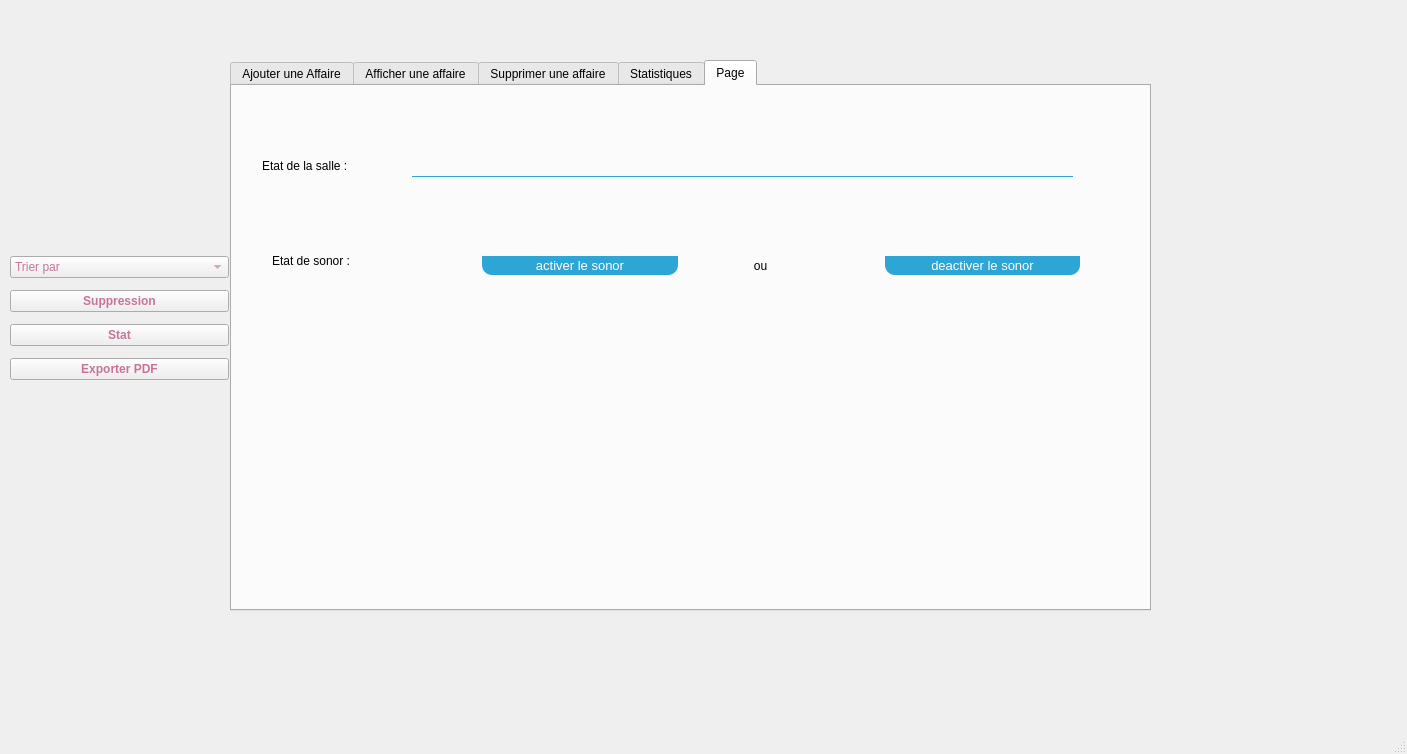
<?xml version="1.0" encoding="UTF-8"?>
<ui version="4.0">
 <class>gestion_affaire</class>
 <widget class="QMainWindow" name="gestion_affaire">
  <property name="geometry">
   <rect>
    <x>0</x>
    <y>0</y>
    <width>1407</width>
    <height>754</height>
   </rect>
  </property>
  <property name="windowTitle">
   <string>MainWindow</string>
  </property>
  <widget class="QWidget" name="centralwidget">
   <widget class="QLabel" name="label_7">
    <property name="geometry">
     <rect>
      <x>1240</x>
      <y>600</y>
      <width>141</width>
      <height>91</height>
     </rect>
    </property>
    <property name="text">
     <string/>
    </property>
    <property name="pixmap">
     <pixmap>../../Downloads/310172075_629603871988427_1737998183913412667_n.png</pixmap>
    </property>
    <property name="scaledContents">
     <bool>true</bool>
    </property>
   </widget>
   <widget class="QTabWidget" name="tabWidget_2">
    <property name="geometry">
     <rect>
      <x>230</x>
      <y>60</y>
      <width>921</width>
      <height>551</height>
     </rect>
    </property>
    <property name="currentIndex">
     <number>4</number>
    </property>
    <widget class="QWidget" name="tab_6">
     <attribute name="title">
      <string>Ajouter une Affaire</string>
     </attribute>
     <widget class="QTextBrowser" name="textBrowser">
      <property name="geometry">
       <rect>
        <x>20</x>
        <y>10</y>
        <width>831</width>
        <height>541</height>
       </rect>
      </property>
      <property name="font">
       <font>
        <underline>true</underline>
       </font>
      </property>
      <property name="html">
       <string>&lt;!DOCTYPE HTML PUBLIC &quot;-//W3C//DTD HTML 4.0//EN&quot; &quot;http://www.w3.org/TR/REC-html40/strict.dtd&quot;&gt;
&lt;html&gt;&lt;head&gt;&lt;meta name=&quot;qrichtext&quot; content=&quot;1&quot; /&gt;&lt;style type=&quot;text/css&quot;&gt;
p, li { white-space: pre-wrap; }
&lt;/style&gt;&lt;/head&gt;&lt;body style=&quot; font-family:'MS Shell Dlg 2'; font-size:7.8pt; font-weight:400; font-style:normal;&quot;&gt;
&lt;p align=&quot;center&quot; style=&quot; margin-top:0px; margin-bottom:0px; margin-left:0px; margin-right:0px; -qt-block-indent:0; text-indent:0px;&quot;&gt;&lt;span style=&quot; font-family:'MS Shell Dlg 2'; font-size:14pt; font-weight:600;&quot;&gt;Ajout d'une affaire juridique&lt;/span&gt;&lt;/p&gt;&lt;/body&gt;&lt;/html&gt;</string>
      </property>
     </widget>
     <widget class="QLabel" name="label_3">
      <property name="geometry">
       <rect>
        <x>430</x>
        <y>140</y>
        <width>21</width>
        <height>31</height>
       </rect>
      </property>
      <property name="text">
       <string>ID: </string>
      </property>
     </widget>
     <widget class="QLabel" name="label_4">
      <property name="geometry">
       <rect>
        <x>450</x>
        <y>146</y>
        <width>31</width>
        <height>20</height>
       </rect>
      </property>
      <property name="text">
       <string/>
      </property>
     </widget>
     <widget class="QWidget" name="layoutWidget">
      <property name="geometry">
       <rect>
        <x>130</x>
        <y>140</y>
        <width>281</width>
        <height>271</height>
       </rect>
      </property>
      <layout class="QVBoxLayout" name="verticalLayout_3">
       <item>
        <layout class="QVBoxLayout" name="verticalLayout_2">
         <item>
          <layout class="QHBoxLayout" name="horizontalLayout">
           <item>
            <widget class="QLabel" name="label">
             <property name="text">
              <string>numéro affaire juridique</string>
             </property>
            </widget>
           </item>
           <item>
            <widget class="QLineEdit" name="num_aff"/>
           </item>
          </layout>
         </item>
         <item>
          <layout class="QHBoxLayout" name="horizontalLayout_2">
           <item>
            <widget class="QLabel" name="label_2">
             <property name="text">
              <string>ID personnel</string>
             </property>
            </widget>
           </item>
           <item>
            <widget class="QComboBox" name="comboBox_2"/>
           </item>
          </layout>
         </item>
         <item>
          <layout class="QHBoxLayout" name="horizontalLayout_3">
           <item>
            <widget class="QLabel" name="label_10">
             <property name="text">
              <string>ID prisonnier</string>
             </property>
            </widget>
           </item>
           <item>
            <widget class="QComboBox" name="comboBox_3"/>
           </item>
          </layout>
         </item>
        </layout>
       </item>
       <item>
        <layout class="QHBoxLayout" name="horizontalLayout_4">
         <item>
          <widget class="QLabel" name="label_5">
           <property name="text">
            <string>type d'affaire</string>
           </property>
          </widget>
         </item>
         <item>
          <widget class="QLineEdit" name="type_aff"/>
         </item>
        </layout>
       </item>
       <item>
        <layout class="QHBoxLayout" name="horizontalLayout_5">
         <item>
          <widget class="QLabel" name="label_6">
           <property name="text">
            <string>date de l'affaire</string>
           </property>
          </widget>
         </item>
         <item>
          <widget class="QLineEdit" name="dates"/>
         </item>
        </layout>
       </item>
      </layout>
     </widget>
     <widget class="QWidget" name="layoutWidget">
      <property name="geometry">
       <rect>
        <x>500</x>
        <y>270</y>
        <width>293</width>
        <height>30</height>
       </rect>
      </property>
      <layout class="QHBoxLayout" name="horizontalLayout_6">
       <item>
        <widget class="QPushButton" name="ajouter">
         <property name="font">
          <font>
           <weight>75</weight>
           <bold>true</bold>
          </font>
         </property>
         <property name="styleSheet">
          <string notr="true">color: rgb(0, 0, 0);
background-color: rgb(0, 198, 0);</string>
         </property>
         <property name="text">
          <string>ajouter</string>
         </property>
        </widget>
       </item>
       <item>
        <widget class="QPushButton" name="modifier">
         <property name="font">
          <font>
           <weight>75</weight>
           <bold>true</bold>
          </font>
         </property>
         <property name="styleSheet">
          <string notr="true">color: rgb(0, 0, 0);
background-color: rgb(0, 198, 0);</string>
         </property>
         <property name="text">
          <string>modifier</string>
         </property>
        </widget>
       </item>
       <item>
        <widget class="QPushButton" name="suprimer">
         <property name="font">
          <font>
           <weight>75</weight>
           <bold>true</bold>
          </font>
         </property>
         <property name="styleSheet">
          <string notr="true">color: rgb(0, 0, 0);
background-color: rgb(218, 0, 0);</string>
         </property>
         <property name="text">
          <string>supprimer</string>
         </property>
        </widget>
       </item>
      </layout>
     </widget>
    </widget>
    <widget class="QWidget" name="tab_7">
     <attribute name="title">
      <string>Afficher une affaire</string>
     </attribute>
     <widget class="QTextBrowser" name="textBrowser_2">
      <property name="geometry">
       <rect>
        <x>20</x>
        <y>10</y>
        <width>831</width>
        <height>541</height>
       </rect>
      </property>
      <property name="font">
       <font>
        <underline>true</underline>
       </font>
      </property>
      <property name="html">
       <string>&lt;!DOCTYPE HTML PUBLIC &quot;-//W3C//DTD HTML 4.0//EN&quot; &quot;http://www.w3.org/TR/REC-html40/strict.dtd&quot;&gt;
&lt;html&gt;&lt;head&gt;&lt;meta name=&quot;qrichtext&quot; content=&quot;1&quot; /&gt;&lt;style type=&quot;text/css&quot;&gt;
p, li { white-space: pre-wrap; }
&lt;/style&gt;&lt;/head&gt;&lt;body style=&quot; font-family:'MS Shell Dlg 2'; font-size:7.8pt; font-weight:400; font-style:normal;&quot;&gt;
&lt;p align=&quot;center&quot; style=&quot; margin-top:0px; margin-bottom:0px; margin-left:0px; margin-right:0px; -qt-block-indent:0; text-indent:0px;&quot;&gt;&lt;span style=&quot; font-family:'MS Shell Dlg 2'; font-size:14pt; font-weight:600;&quot;&gt;Afficher d'une affaire juridique&lt;/span&gt;&lt;/p&gt;&lt;/body&gt;&lt;/html&gt;</string>
      </property>
     </widget>
     <widget class="QTableView" name="tableView">
      <property name="geometry">
       <rect>
        <x>130</x>
        <y>120</y>
        <width>651</width>
        <height>381</height>
       </rect>
      </property>
     </widget>
     <widget class="QLineEdit" name="lineEdit">
      <property name="geometry">
       <rect>
        <x>720</x>
        <y>60</y>
        <width>113</width>
        <height>20</height>
       </rect>
      </property>
      <property name="text">
       <string/>
      </property>
      <property name="placeholderText">
       <string>chercher ici aussi :</string>
      </property>
     </widget>
     <widget class="QLineEdit" name="lineEdit_2">
      <property name="geometry">
       <rect>
        <x>30</x>
        <y>60</y>
        <width>121</width>
        <height>20</height>
       </rect>
      </property>
      <property name="text">
       <string/>
      </property>
      <property name="placeholderText">
       <string>chercher Affaire :</string>
      </property>
     </widget>
     <widget class="QPushButton" name="pushButton_4">
      <property name="geometry">
       <rect>
        <x>160</x>
        <y>60</y>
        <width>81</width>
        <height>23</height>
       </rect>
      </property>
      <property name="font">
       <font>
        <weight>75</weight>
        <bold>true</bold>
       </font>
      </property>
      <property name="styleSheet">
       <string notr="true">color: rgb(200, 115, 154);</string>
      </property>
      <property name="text">
       <string>Rechecher</string>
      </property>
     </widget>
     <widget class="QPushButton" name="pushButton_5">
      <property name="geometry">
       <rect>
        <x>250</x>
        <y>60</y>
        <width>81</width>
        <height>23</height>
       </rect>
      </property>
      <property name="font">
       <font>
        <weight>75</weight>
        <bold>true</bold>
       </font>
      </property>
      <property name="styleSheet">
       <string notr="true">color: rgb(200, 115, 154);</string>
      </property>
      <property name="text">
       <string>EXCEL</string>
      </property>
     </widget>
    </widget>
    <widget class="QWidget" name="tab_8">
     <attribute name="title">
      <string>Supprimer une affaire</string>
     </attribute>
     <widget class="QTextBrowser" name="textBrowser_3">
      <property name="geometry">
       <rect>
        <x>20</x>
        <y>10</y>
        <width>831</width>
        <height>541</height>
       </rect>
      </property>
      <property name="font">
       <font>
        <underline>true</underline>
       </font>
      </property>
      <property name="html">
       <string>&lt;!DOCTYPE HTML PUBLIC &quot;-//W3C//DTD HTML 4.0//EN&quot; &quot;http://www.w3.org/TR/REC-html40/strict.dtd&quot;&gt;
&lt;html&gt;&lt;head&gt;&lt;meta name=&quot;qrichtext&quot; content=&quot;1&quot; /&gt;&lt;style type=&quot;text/css&quot;&gt;
p, li { white-space: pre-wrap; }
&lt;/style&gt;&lt;/head&gt;&lt;body style=&quot; font-family:'MS Shell Dlg 2'; font-size:7.8pt; font-weight:400; font-style:normal;&quot;&gt;
&lt;p align=&quot;center&quot; style=&quot; margin-top:0px; margin-bottom:0px; margin-left:0px; margin-right:0px; -qt-block-indent:0; text-indent:0px;&quot;&gt;&lt;span style=&quot; font-family:'MS Shell Dlg 2'; font-size:14pt; font-weight:600;&quot;&gt;Supprimer d'une affaire juridique&lt;/span&gt;&lt;/p&gt;&lt;/body&gt;&lt;/html&gt;</string>
      </property>
     </widget>
    </widget>
    <widget class="QWidget" name="tab">
     <attribute name="title">
      <string>Statistiques</string>
     </attribute>
     <widget class="QCustomPlot" name="customPlot2" native="true">
      <property name="geometry">
       <rect>
        <x>100</x>
        <y>120</y>
        <width>681</width>
        <height>331</height>
       </rect>
      </property>
     </widget>
     <widget class="QPushButton" name="pushButton_statis">
      <property name="geometry">
       <rect>
        <x>260</x>
        <y>80</y>
        <width>401</width>
        <height>23</height>
       </rect>
      </property>
      <property name="styleSheet">
       <string notr="true">
color: rgb(200, 115, 154);
</string>
      </property>
      <property name="text">
       <string>LES STATISTIQUES</string>
      </property>
     </widget>
    </widget>
    <widget class="QWidget" name="tab_2">
     <attribute name="title">
      <string>Page</string>
     </attribute>
     <widget class="QLabel" name="label_11">
      <property name="geometry">
       <rect>
        <x>180</x>
        <y>60</y>
        <width>661</width>
        <height>31</height>
       </rect>
      </property>
      <property name="styleSheet">
       <string notr="true">background:transparent;
    border:none;
   border-bottom:1px solid #2da5d5;
    font: 12pt Arial;
    color: #2da5d5;</string>
      </property>
      <property name="text">
       <string/>
      </property>
     </widget>
     <widget class="QLabel" name="label_15">
      <property name="geometry">
       <rect>
        <x>30</x>
        <y>70</y>
        <width>121</width>
        <height>20</height>
       </rect>
      </property>
      <property name="text">
       <string>Etat de la salle : </string>
      </property>
     </widget>
     <widget class="QLabel" name="label_13">
      <property name="geometry">
       <rect>
        <x>40</x>
        <y>140</y>
        <width>195</width>
        <height>69</height>
       </rect>
      </property>
      <property name="text">
       <string>Etat de sonor :</string>
      </property>
     </widget>
     <widget class="QPushButton" name="pushButtonactiver">
      <property name="geometry">
       <rect>
        <x>250</x>
        <y>170</y>
        <width>196</width>
        <height>19</height>
       </rect>
      </property>
      <property name="styleSheet">
       <string notr="true">   font: 10pt Arial ;
    color:white;
    background-color :#2da5d5;
    border-bottom-left-radius: 10px 10px;
    border-bottom-right-radius: 10px 10px;</string>
      </property>
      <property name="text">
       <string>activer le sonor</string>
      </property>
     </widget>
     <widget class="QPushButton" name="pushButtondeactiver">
      <property name="geometry">
       <rect>
        <x>653</x>
        <y>170</y>
        <width>195</width>
        <height>19</height>
       </rect>
      </property>
      <property name="styleSheet">
       <string notr="true">font: 10pt Arial ;
    color:white;
    background-color :#2da5d5;
    border-bottom-left-radius: 10px 10px;
    border-bottom-right-radius: 10px 10px;</string>
      </property>
      <property name="text">
       <string>deactiver le sonor</string>
      </property>
     </widget>
     <widget class="QLabel" name="label_14">
      <property name="geometry">
       <rect>
        <x>452</x>
        <y>145</y>
        <width>195</width>
        <height>69</height>
       </rect>
      </property>
      <property name="text">
       <string>                     ou </string>
      </property>
     </widget>
    </widget>
   </widget>
   <widget class="QWidget" name="layoutWidget">
    <property name="geometry">
     <rect>
      <x>10</x>
      <y>250</y>
      <width>219</width>
      <height>138</height>
     </rect>
    </property>
    <layout class="QVBoxLayout" name="verticalLayout">
     <item>
      <widget class="QComboBox" name="comboBox">
       <property name="styleSheet">
        <string notr="true">color: rgb(200, 115, 154);
</string>
       </property>
       <item>
        <property name="text">
         <string>Trier par </string>
        </property>
       </item>
       <item>
        <property name="text">
         <string>num_aff</string>
        </property>
       </item>
       <item>
        <property name="text">
         <string>type</string>
        </property>
       </item>
       <item>
        <property name="text">
         <string>date</string>
        </property>
       </item>
      </widget>
     </item>
     <item>
      <widget class="QPushButton" name="pushButton_7">
       <property name="font">
        <font>
         <weight>75</weight>
         <bold>true</bold>
        </font>
       </property>
       <property name="styleSheet">
        <string notr="true">color: rgb(200, 115, 154);
</string>
       </property>
       <property name="text">
        <string>Suppression</string>
       </property>
      </widget>
     </item>
     <item>
      <widget class="QPushButton" name="pushButton_6">
       <property name="font">
        <font>
         <weight>75</weight>
         <bold>true</bold>
        </font>
       </property>
       <property name="styleSheet">
        <string notr="true">color: rgb(200, 115, 154);
</string>
       </property>
       <property name="text">
        <string>Stat</string>
       </property>
      </widget>
     </item>
     <item>
      <widget class="QPushButton" name="pushButton_3">
       <property name="font">
        <font>
         <weight>75</weight>
         <bold>true</bold>
        </font>
       </property>
       <property name="styleSheet">
        <string notr="true">color: rgb(200, 115, 154);</string>
       </property>
       <property name="text">
        <string>Exporter PDF</string>
       </property>
      </widget>
     </item>
    </layout>
   </widget>
   <widget class="QLabel" name="label_8">
    <property name="geometry">
     <rect>
      <x>0</x>
      <y>-5</y>
      <width>1421</width>
      <height>761</height>
     </rect>
    </property>
    <property name="text">
     <string/>
    </property>
    <property name="pixmap">
     <pixmap>../../../../Documents/Nadine/e-court/ressources/elegant-lilac-background-free-vector.webp</pixmap>
    </property>
    <property name="scaledContents">
     <bool>true</bool>
    </property>
   </widget>
   <zorder>label_8</zorder>
   <zorder>label_7</zorder>
   <zorder>tabWidget_2</zorder>
   <zorder>layoutWidget</zorder>
  </widget>
  <widget class="QMenuBar" name="menubar">
   <property name="geometry">
    <rect>
     <x>0</x>
     <y>0</y>
     <width>1407</width>
     <height>26</height>
    </rect>
   </property>
  </widget>
  <widget class="QStatusBar" name="statusbar"/>
 </widget>
 <customwidgets>
  <customwidget>
   <class>QCustomPlot</class>
   <extends>QWidget</extends>
   <header>qcustomplot.h</header>
   <container>1</container>
  </customwidget>
 </customwidgets>
 <resources/>
 <connections/>
</ui>
